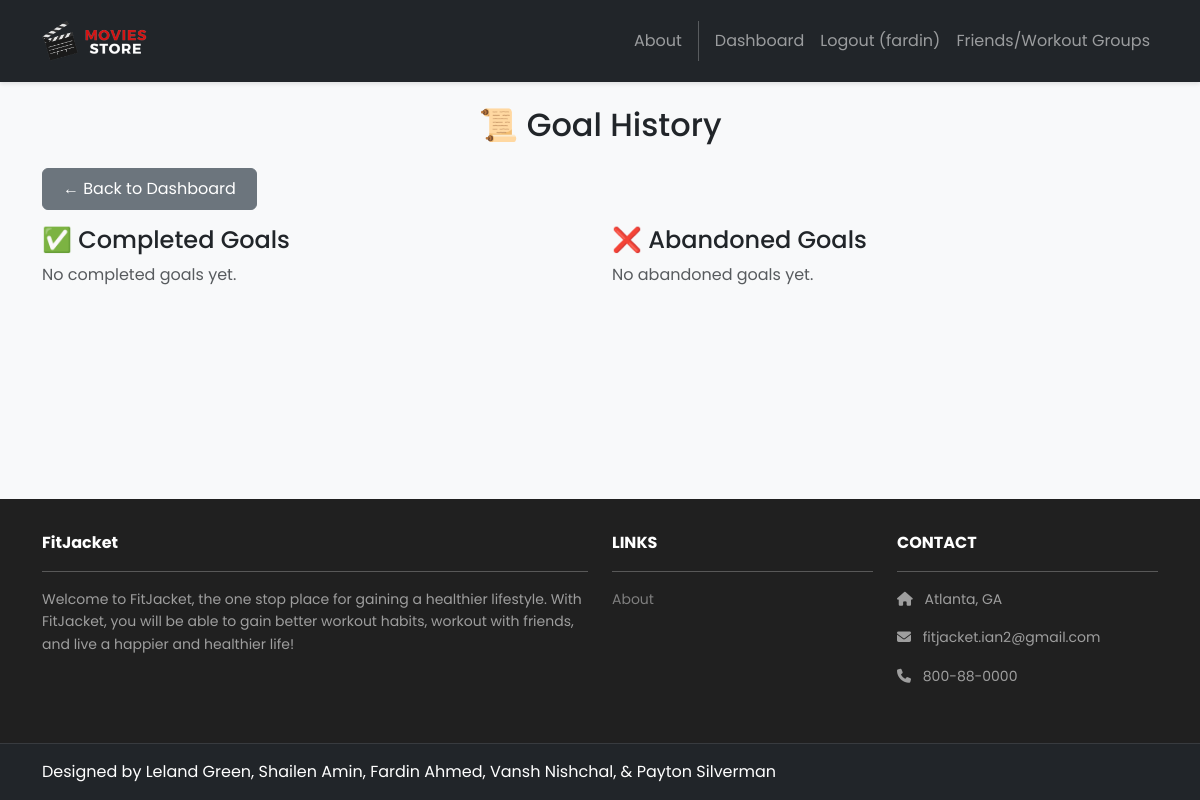
Before: /dashboard/goal-history/ (signed in) with the older database file.
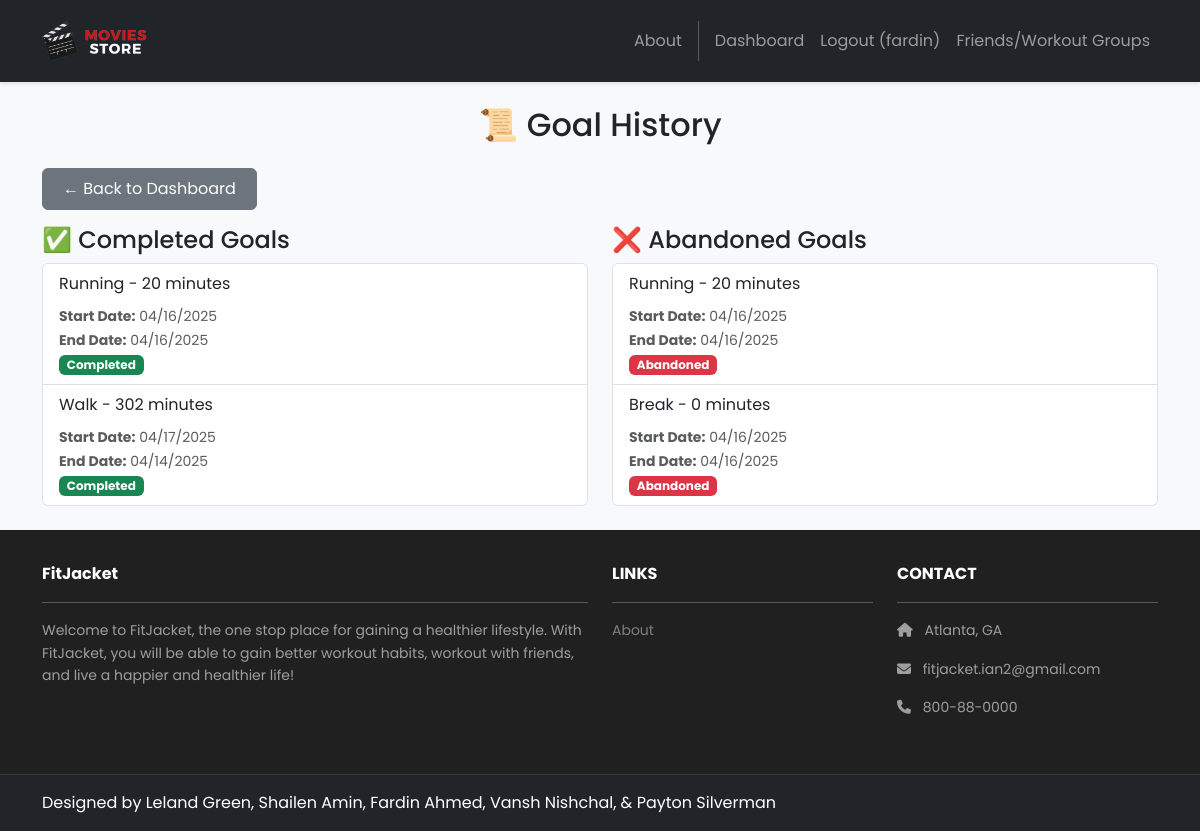
After: the same page with the newer database file.
### dashboard/models.py (models this page shows, shortened)
class Goal(models.Model):
    text = models.CharField(max_length=255)
    created_at = models.DateTimeField(auto_now_add=True)
    start_date = models.DateTimeField(null=True, blank=True, default=timezone.now)
    end_date = models.DateTimeField(null=True, blank=True, default=timezone.now)
    user = models.ForeignKey(User, on_delete=models.CASCADE, null=True)
    completed = models.BooleanField(default=False)
    abandoned = models.BooleanField(default=False)

### dashboard/views.py (the view)
# urls.py: path('goal-history/', views.goal_history, name='GoalHistory'),
@login_required
def goal_history(request):
    completed_goals = Goal.objects.filter(user=request.user, completed=True)
    abandoned_goals = Goal.objects.filter(user=request.user, abandoned=True)
    return render(request, 'dashboard/goal-history.html', {
        'completed_goals': completed_goals,
        'abandoned_goals': abandoned_goals,
    })

### accounts/context_processors.py (called while the page is built)
def admin_group(request):
    if request.user.is_authenticated:
        is_admin = request.user.groups.filter(name='admin').exists()
    else:
        is_admin = False
    return {'is_admin': is_admin}

### friends/context_processors.py (called while the page is built)
def user_groups(request):
    if request.user.is_authenticated:
        groups = WorkoutGroup.objects.filter(groupmember__user=request.user)
    else:
        groups = []
    return {'user_groups': groups}

### dashboard/templates/dashboard/goal-history.html
{% extends 'base.html' %}
{% block content %}
<div class="container py-4">
  <h2 class="mb-4 text-center">📜 Goal History</h2>
  <a href="{% url 'Dashboard' %}" class="btn btn-secondary mb-3">← Back to Dashboard</a>
  <div class="row g-4">
    <div class="col-md-6">
      <h4>✅ Completed Goals</h4>
      {% if completed_goals %}
        <ul class="list-group">
          {% for goal in completed_goals %}
            <li class="list-group-item">{{ goal.text }}
              <div class="mt-2 text-muted">
                <small>
                  <strong>Start Date:</strong> {{ goal.start_date|date:"m/d/Y" }} <br>
                  <strong>End Date:</strong> {{ goal.end_date|date:"m/d/Y" }}
                </small>
              </div>
              <span class="badge bg-success">Completed</span></li>
          {% endfor %}
        </ul>
      {% else %}
        <p class="text-muted">No completed goals yet.</p>
      {% endif %}
    </div>
    <div class="col-md-6">
      <h4>❌ Abandoned Goals</h4>
      {% if abandoned_goals %}
        <ul class="list-group">
          {% for goal in abandoned_goals %}
            <li class="list-group-item">{{ goal.text }}
              <div class="mt-2 text-muted">
                <small>
                  <strong>Start Date:</strong> {{ goal.start_date|date:"m/d/Y" }} <br>
                  <strong>End Date:</strong> {{ goal.end_date|date:"m/d/Y" }}
                </small>
              </div>
              <span class="badge bg-danger">Abandoned</span></li>
          {% endfor %}
        </ul>
      {% else %}
        <p class="text-muted">No abandoned goals yet.</p>
      {% endif %}
    </div>
  </div>
</div>
{% endblock %}

### FitJacket/templates/base.html (shortened to what this page needs)
<!DOCTYPE html>
<html>
  {% load static %}
  <head>
    <link href="https://cdn.jsdelivr.net/npm/bootstrap@5.3.3/dist/css/bootstrap.min.css" rel="stylesheet">
    <link rel="stylesheet" href="https://cdnjs.cloudflare.com/ajax/libs/font-awesome/6.1.1/css/all.min.css">
    <link rel="stylesheet" type="text/css" href="{% static 'css/style.css' %}">
  </head>
  <body>
    <nav class="p-3 navbar navbar-dark bg-dark navbar-expand-lg">
      <div class="container">
        <a class="navbar-brand" href="{% url 'home.index' %}">
          <img src="{% static 'img/logo.png' %}" alt="logo" height="40" />
        </a>
        <div class="collapse navbar-collapse" id="navbarNavAltMarkup">
          <div class="navbar-nav ms-auto navbar-ml">
            <a class="nav-link" href="{% url 'home.about' %}">About</a>
            {% if user.is_authenticated %}
            <a class="nav-link" href="{% url 'Dashboard' %}">Dashboard</a>
            <a class="nav-link" href="{% url 'accounts.logout' %}">Logout ({{ user.username }})</a>
            <a class="nav-link" href="{% url 'friends:userList' %}">Friends/Workout Groups</a>
            {% else %}
            <a class="nav-link" href="{% url 'accounts.login' %}">Login</a>
            <a class="nav-link" href="{% url 'accounts.signup' %}">Sign Up</a>
            <a class="nav-link" href="{% url 'accounts.resetPassword' %}">Reset Password</a>
            {% endif %}
          </div>
        </div>
      </div>
    </nav>
    <div class="main-content" style="height: 80vh;">
      {% block content %}
      {% endblock content %}
    </div>
    <section class="p-3 ms-footer d-flex d-none d-md-block">
      <div class="container">
        <div class="row mt-3 text-white">
          <div class="col-md-6 col-lg-6 col-xl-6 mx-auto mb-4">
            <b>FitJacket</b>
            <hr />
            <p>Welcome to FitJacket, the one stop place for gaining a healthier lifestyle. With FitJacket, you will be able to
            gain better workout habits, workout with friends, and live a happier and healthier life!</p>
          </div>
          <div class="col-md-3 col-lg-3 col-xl-3 mx-auto mb-4">
            <b>LINKS</b>
            <hr />
            <p><a class="nav-link" href="{% url 'home.about' %}">About</a></p>
          </div>
          <div class="col-md-3 col-lg-3 col-xl-3 mx-auto mb-4">
            <b>CONTACT</b>
            <hr />
            <p><i class="fas fa-home me-2"></i> Atlanta, GA</p>
            <p><i class="fas fa-envelope me-2"></i> fitjacket.ian2@gmail.com</p>
            <p><i class="fas fa-phone me-2"></i> 800-88-0000</p>
          </div>
        </div>
      </div>
    </section>
    <section class="p-3 ms-footer-bottom bg-dark">
      <div class="container d-flex justify-content-between">
        <div class="me-5 text-white">
          <span>Designed by Leland Green, Shailen Amin, Fardin Ahmed, Vansh Nishchal, & Payton Silverman</a>
          </span>
        </div>
      </div>
    </section>
  </body>
</html>

### FitJacket/static/css/style.css (style rules this page uses)
body { font-family: 'Poppins', sans-serif; background-color: #f8f9fa; min-height: 100vh; display: flex; flex-direction: column; }
.main-content { flex: 1; }
.navbar { box-shadow: 0 2px 4px rgba(0,0,0,0.1); }
.navbar-brand img { transition: transform 0.2s; }
.nav-link { position: relative; transition: color 0.3s; }
.nav-link:after { content: ''; position: absolute; width: 0; height: 2px; bottom: 0; left: 0; background-color: #6ab43e; transition: width 0.3s; }
.btn { padding: 8px 20px; border-radius: 6px; transition: all 0.3s; }
.ms-footer { background-color: #202020; padding-top: 2rem; padding-bottom: 2rem; }
.ms-footer p { color: #9e9e9e; font-size: 14px; line-height: 1.6; }
.ms-footer a { color: #7F7F7F; transition: color 0.3s; }
.ms-footer-bottom { border-top: 1px solid rgba(255,255,255,0.1); }

Changed rows visible on the page:
added Goal: text "Running - 20 minutes", start_date "04/16/2025", end_date "04/16/2025", shown under "✅ Completed Goals"
added Goal: text "Walk - 302 minutes", start_date "04/17/2025", end_date "04/14/2025", shown under "✅ Completed Goals"
added Goal: text "Running - 20 minutes", start_date "04/16/2025", end_date "04/16/2025", shown under "❌ Abandoned Goals"
added Goal: text "Break - 0 minutes", start_date "04/16/2025", end_date "04/16/2025", shown under "❌ Abandoned Goals"
Other visible differences:
text no longer shown: "No completed goals yet. No abandoned goals yet."
